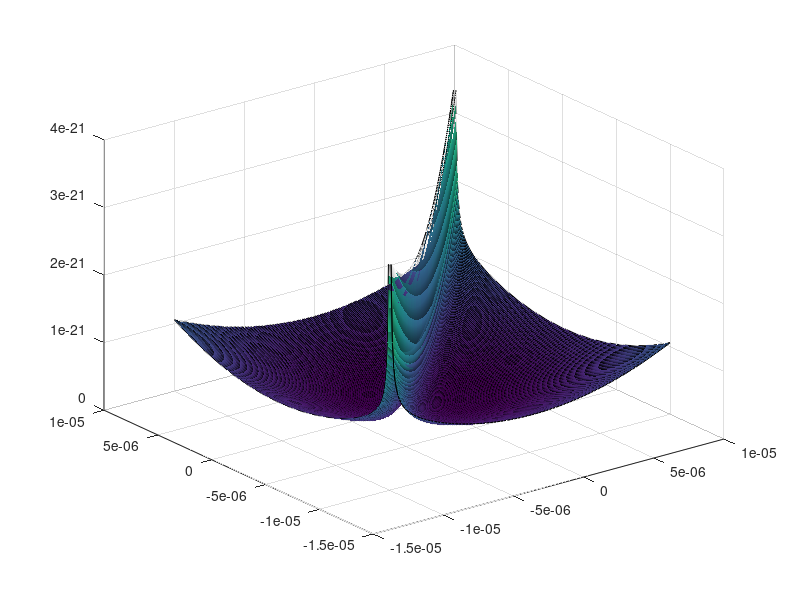

MATLAB code to generate this figure:
mp=1.67e-27;
m=40*mp;
Q=1.6e-19;
epsilon=8.854e-12;
kq=Q^2/(4*pi*epsilon);
w1=2*pi*5e6;
w2=2*pi*0.2e6;
k1=m*w1^2/(2*pi);
k2=m*w2^2/(2*pi);


% p=100;
% q=100;
% E=zeros(p,q);
% 
% x1=0.5e-6;
% y1=5.5e-6;
% x2=([1:p]-5)*1e-7;
% y2=([1:q])*1e-7;
% 
% for i=1:p
%     for j=1:q
%         E(i,j)=kq/sqrt((x1-x2(i))^2+(y1-y2(j))^2)+k1/2*(x1^2+x2(i)^2)+k2/2*(y1^2+y2(j)^2);
%     end
% end
% surf(x2,y2,E);
E1=[];
E=[];
for x1=-10e-6:0.1e-6:10e-6
    for x2=-10e-6:0.1e-6:10e-6
        E1=[E1,kq/sqrt((x1-x2)^2)+k1/2*(x1^2+x2^2)];
    end
    E=[E;E1];
    E1=[];
end
x1=-10e-6:0.1e-6:10e-6;
x2=-10e-6:0.1e-6:10e-6;
surf(x1,x2,E);